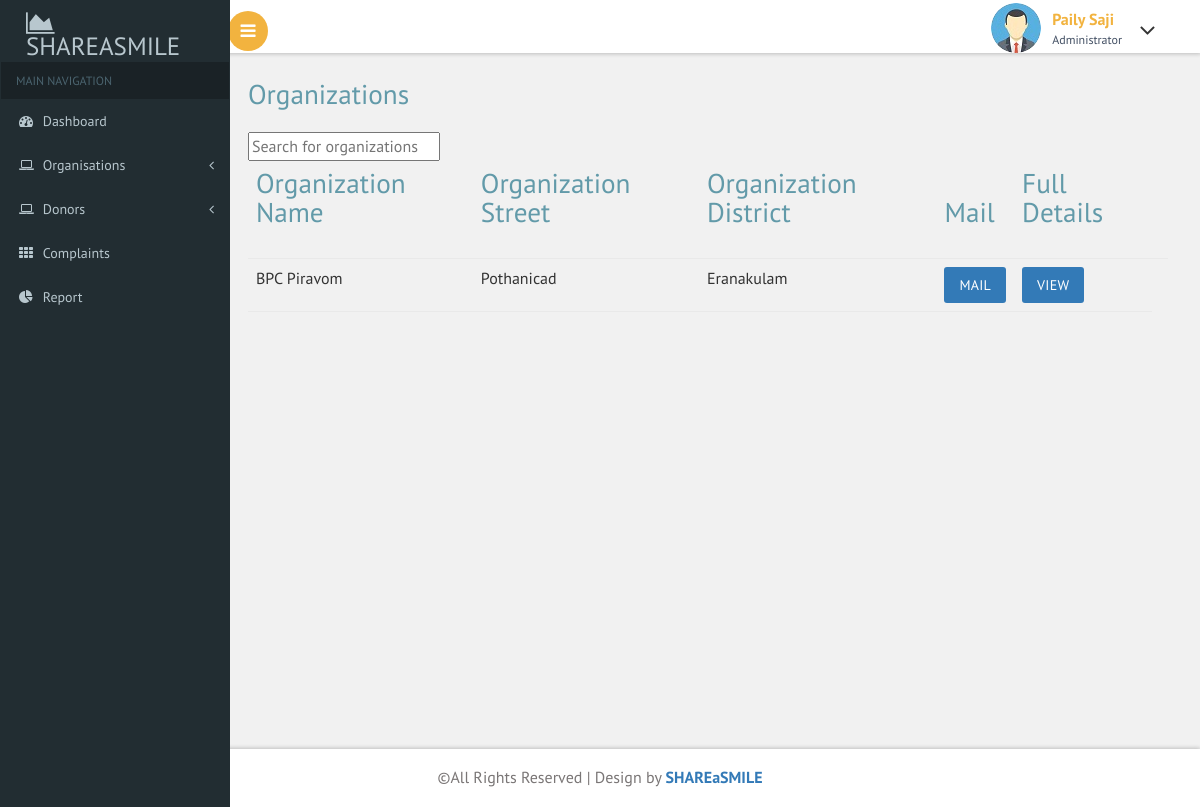
The page /admin/organizationdetails.php on the database as committed earlier.
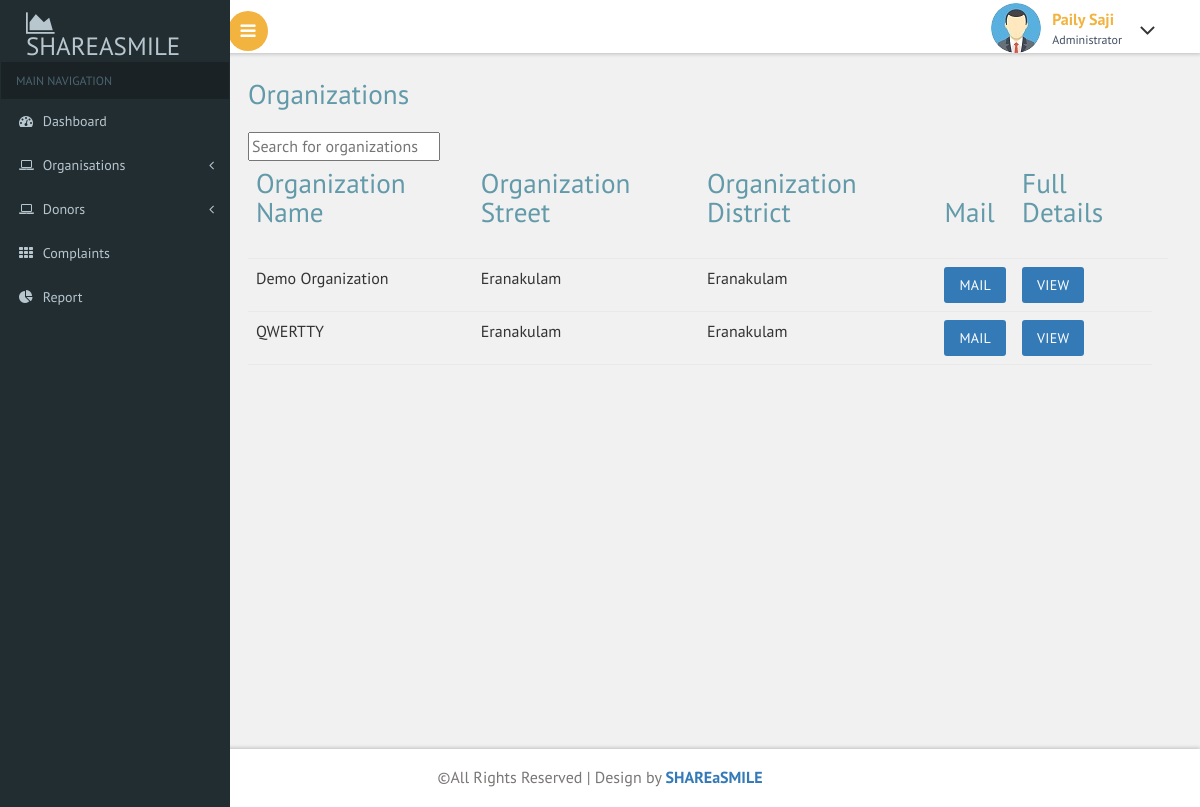
The same page on the database as committed later.
### tables this page shows
CREATE TABLE `registration_organisation` (
  `full_name` varchar(100) NOT NULL,
  `email` varchar(100) NOT NULL,
  `phone` varchar(20) NOT NULL,
  `street` varchar(100) NOT NULL,
  `district` varchar(100) NOT NULL,
  `pincode` varchar(10) NOT NULL,
  `organisation_id` int(11) NOT NULL,
  `organisation_name` varchar(100) NOT NULL,
  `organisation_email` varchar(100) NOT NULL,
  `organisation_phone` varchar(20) NOT NULL,
  `organisation_street` varchar(100) NOT NULL,
  `organistion_district` varchar(100) NOT NULL,
  `organisation_pincode` varchar(10) NOT NULL,
  `organisation_licence_number` varchar(50) NOT NULL,
  `organisation_licence_file` varchar(200) NOT NULL,
  `verify_status` int(11) NOT NULL
);

### admin/organizationdetails.php (the view, shortened to what this page needs)
<?php
include("header.php");
?>
<div id="page-wrapper">
    <div class="main-page">
        <h2 class="title1">Organizations</h2>
        <input type="text" id="searchInput" placeholder="Search for organizations">
        <table class="table table-hover">
            <thead>
                <th>
                    <h2 class="title1">Organization Name</h2>
                </th>
                <th>
                    <h2 class="title1">Organization Street</h2>
                </th>
                <th>
                    <h2 class="title1">Organization District</h2>
                </th>
                <th>
                    <h2 class="title1">Mail</h2>
                </th>
                <th>
                    <h2 class="title1">Full Details</h2>
                </th>
                <th></th>
            </thead>
            <tbody>
                <?php
                require("connect.php");
                $sql = "SELECT * FROM registration_organisation WHERE verify_status=1";
                $res = mysqli_query($conn, $sql);
                if (mysqli_num_rows($res) > 0) {
                    while ($row = mysqli_fetch_assoc($res)) {
                        ?>
                        <tr class="organization-row">
                            <td><?php echo $row['organisation_name'] ?></td>
                            <td><?php echo $row['organisation_street'] ?></td>
                            <td><?php echo $row['organistion_district'] ?></td>
                            <td><a class="btn btn-primary" href="composeemail.php?email=<?php echo $row['organisation_email']?>">Mail</a></td>
                            <td><a class="btn btn-primary" href="showdetailsapprove.php?email=<?php echo $row['organisation_email']?>">View</a></td>
                        </tr>
                    <?php
                    }
                }
                ?>
            </tbody>
        </table>
    </div>
</div>
<?php
include("footer.php");
?>

Rows that differ between the two databases and show on the page:
removed registration_organisation: organisation_name "BPC Piravom", organisation_street "Pothanicad", organistion_district "Eranakulam"
added registration_organisation: organisation_name "Demo Organization", organisation_street "Eranakulam", organistion_district "Eranakulam"
added registration_organisation: organisation_name "QWERTTY", organisation_street "Eranakulam", organistion_district "Eranakulam"
